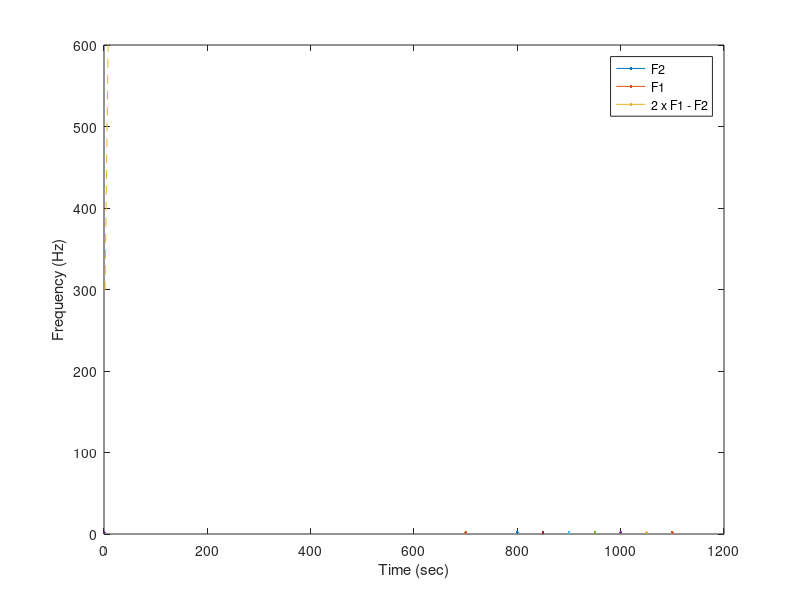

This figure's MATLAB source: (Note: this script raises an error after producing the figure.)

%Sample rate
fs = 44100;

% 1100 Hz 1 sec tone
t1  = linspace(0, 1, 1*fs);
w = 2*pi*1100;
s = sin(w*t1);

%1100 to 1000 Hz 6 sec chirp
t = 1/fs:1/fs:6;
fo = 1100;
f1 = 800;
s2 = chirp(t,fo,6,f1);

%700 Hz 7 sec tone
t3  = linspace(0, 7, 7*fs);
w2 = 2*pi*700;
F1 = sin(w2*t3);

% Lower amplitude
F1 = F1 * 0.5;
F2 = [s s2] * 0.5; %And append tone+chirp

% Combine and adjust amplitude
F3 = (F1+F2)*0.6;

%audiowrite("F1_sound.wav", F1, fs)
%audiowrite("F2_sound.wav", F2, fs)
%audiowrite("combined_sound.wav", F3, fs)

%Vectors for plot
F2P = [1100 linspace(1100,800,7)];
F1P = repmat(700,1,8);
F3P = 2*F1P - F2P;

plot(F2P, LineWidth=2); hold on;
plot(F1P, LineWidth=2);
plot(F3P, '--', LineWidth=2);
xlabel("Time (sec)")
ylabel("Frequency (Hz)")
legend('F2','F1', '2 x F1 - F2')

plot_darkmode

ax = gca;
ax.XTickLabel = [0 1 2 3 4 5 6 7];
ax.YLim = [200 1200]; hold off


